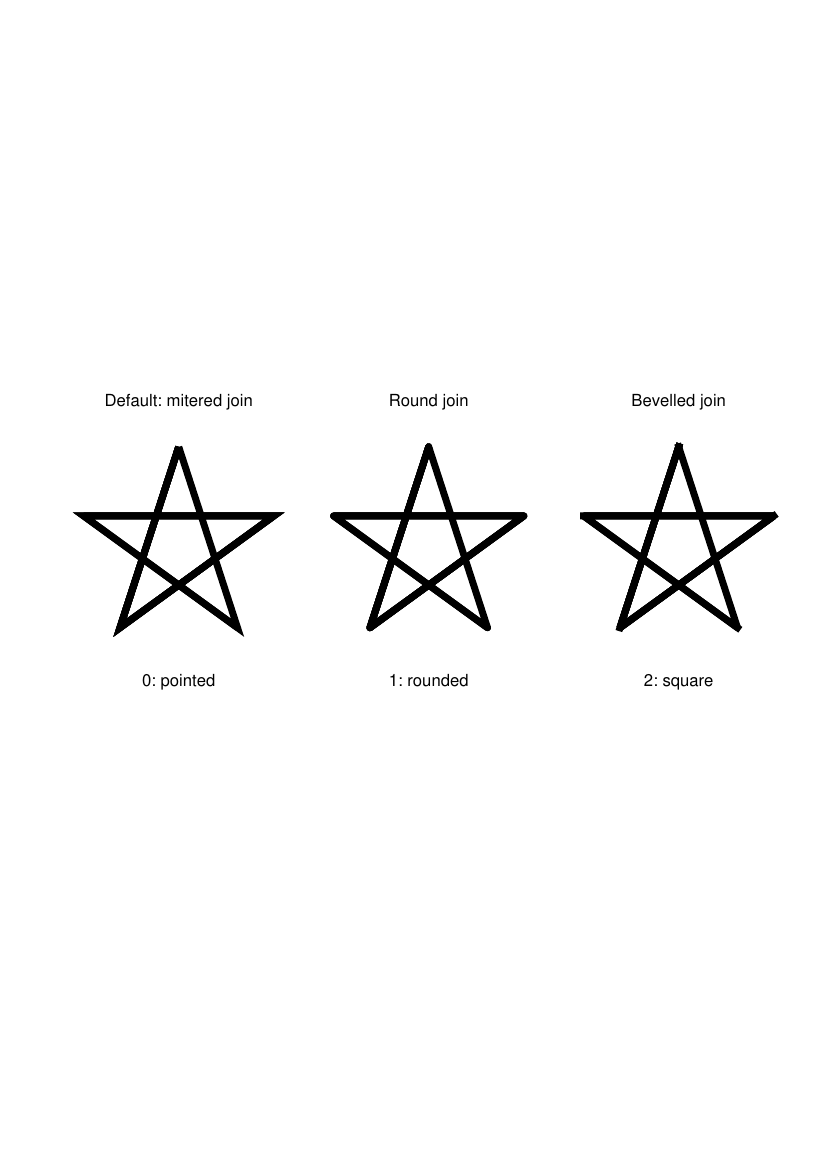

Source code (Python):
from reportlab.pdfgen.canvas import Canvas
from reportlab.lib.units import inch, cm
from reportlab.lib.pagesizes import A4
from math import pi, cos, sin


def translate(canvas):
    canvas.translate(2*cm, 12*cm)


def scale(canvas):
    canvas.scale(1.0, 1.0)


def star(canvas):
    nvertices = 5
    ycenter = 1.5 * inch
    radius = 1 * inch

    for estrela in range(0, 3):
        if estrela == 1:
            title = "Default: mitered join"
            aka = "0: pointed"
            xcenter = 1*inch
            modes = 0
        elif estrela == 2:
            title = "Round join"
            aka = "1: rounded"
            xcenter = 3.5*inch
            modes = 1
        else:
            title = "Bevelled join"
            aka = "2: square"
            xcenter = 6*inch
            modes = 2

        canvas.drawCentredString(x=xcenter, y=ycenter+1.4*radius, text=title)
        canvas.drawCentredString(x=xcenter, y=ycenter-1.4*radius, text=aka)

        canvas.setLineWidth(5)
        canvas.setLineJoin(mode=modes)
        canvas.setLineCap(mode=modes)

        p = canvas.beginPath()
        p.moveTo(xcenter, ycenter + radius)

        angle = (2*pi)*2/5.0
        startangle = pi/2.0

        for vertex in range(nvertices):
            nextangle = angle*(vertex + 1) + startangle
            x = xcenter + radius*cos(nextangle)
            y = ycenter + radius*sin(nextangle)
            p.lineTo(x, y)
            canvas.drawPath(p)

        if nvertices > 5:
            p.close()


if __name__ == '__main__':
    pdf = Canvas(filename="star_joins.pdf", pagesize=A4)
    translate(pdf)
    scale(pdf)
    star(pdf)
    pdf.showPage()
    pdf.save()
